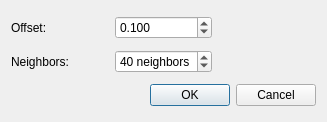
<?xml version="1.0" encoding="UTF-8"?>
<ui version="4.0">
 <class>VCMNormalEstimationDialog</class>
 <widget class="QDialog" name="VCMNormalEstimationDialog">
  <property name="geometry">
   <rect>
    <x>0</x>
    <y>0</y>
    <width>327</width>
    <height>122</height>
   </rect>
  </property>
  <property name="windowTitle">
   <string>Normal estimation</string>
  </property>
  <layout class="QGridLayout">
   <item row="0" column="0">
    <widget class="QLabel" name="label">
     <property name="text">
      <string>Offset:</string>
     </property>
    </widget>
   </item>
   <item row="2" column="1" colspan="2">
    <widget class="QDialogButtonBox" name="buttonBox">
     <property name="orientation">
      <enum>Qt::Horizontal</enum>
     </property>
     <property name="standardButtons">
      <set>QDialogButtonBox::Cancel|QDialogButtonBox::Ok</set>
     </property>
    </widget>
   </item>
   <item row="0" column="1">
    <widget class="QDoubleSpinBox" name="m_inputOffsetRadius">
     <property name="decimals">
      <number>3</number>
     </property>
     <property name="singleStep">
      <double>0.050000000000000</double>
     </property>
     <property name="value">
      <double>0.100000000000000</double>
     </property>
    </widget>
   </item>
   <item row="1" column="0">
    <widget class="QLabel" name="label_2">
     <property name="text">
      <string>Neighbors:</string>
     </property>
    </widget>
   </item>
   <item row="1" column="1">
    <widget class="QSpinBox" name="m_inputConvolveNeighbors">
     <property name="suffix">
      <string> neighbors</string>
     </property>
     <property name="value">
      <number>40</number>
     </property>
    </widget>
   </item>
  </layout>
 </widget>
 <resources/>
 <connections>
  <connection>
   <sender>buttonBox</sender>
   <signal>accepted()</signal>
   <receiver>VCMNormalEstimationDialog</receiver>
   <slot>accept()</slot>
   <hints>
    <hint type="sourcelabel">
     <x>248</x>
     <y>254</y>
    </hint>
    <hint type="destinationlabel">
     <x>157</x>
     <y>274</y>
    </hint>
   </hints>
  </connection>
  <connection>
   <sender>buttonBox</sender>
   <signal>rejected()</signal>
   <receiver>VCMNormalEstimationDialog</receiver>
   <slot>reject()</slot>
   <hints>
    <hint type="sourcelabel">
     <x>316</x>
     <y>260</y>
    </hint>
    <hint type="destinationlabel">
     <x>286</x>
     <y>274</y>
    </hint>
   </hints>
  </connection>
 </connections>
</ui>
